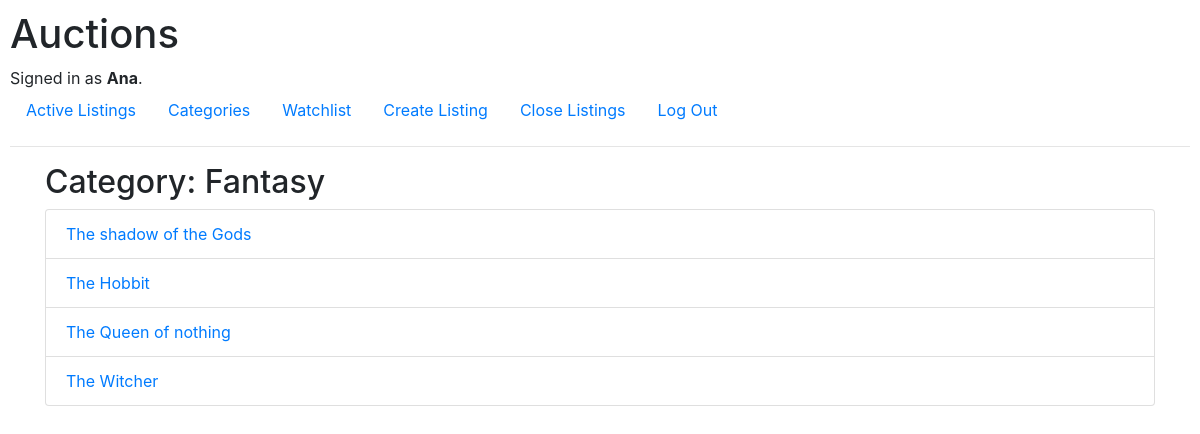
/category/Fantasy (signed in), run on the app's committed database.
### auctions/models.py (models this page shows, shortened)
class User(AbstractUser):
    pass

class Category(models.Model):
    name = models.CharField(max_length=64, unique=True)

class Listing(models.Model):
    title = models.CharField(max_length=100)
    description = models.TextField()
    starting_bid = models.DecimalField(max_digits=10, decimal_places=2)
    current_price = models.DecimalField(max_digits=10, decimal_places=2, null=True, blank=True)
    image_url = models.URLField(blank=True, null=True)
    category = models.ForeignKey(Category, on_delete=models.SET_NULL, null=True, blank=True)
    created_by = models.ForeignKey(User, on_delete=models.CASCADE, related_name="listings")
    active = models.BooleanField(default=True)  # True if auction is active
    created_at = models.DateTimeField(auto_now_add=True)

### auctions/views.py (the view)
# urls.py: path("category/<str:category_name>", views.category_listings, name="category_listings"),
def category_listings(request, category_name):
    category = get_object_or_404(Category, name=category_name)
    listings = Listing.objects.filter(category=category, active=True)
    return render(request, "auctions/category_listings.html", {"category": category, "listings": listings})

### auctions/views.py (called while the page is built)
def datos_globales(request):
    count = 0
    if request.user.is_authenticated:
        watchlist_items = Watchlist.objects.filter(user=request.user)
        count = watchlist_items.count()
    return {
        'count_watch_list': count
    }

### auctions/templates/auctions/category_listings.html (shortened to what this page needs)
{% extends "auctions/layout.html" %}
{% block body %}
<div class="container">
    <h2>Category: {{ category.name }}</h2>
    <ul class="list-group">
      {% for listing in listings %}
        <li class="list-group-item">
          <a href="{% url 'listing_page' listing.id %}">{{ listing.title }}</a>
        </li>
      {% empty %}
        <p>No listings in this category.</p>
      {% endfor %}
    </ul>
  </div>
{% endblock %}

### auctions/templates/auctions/layout.html (shortened to what this page needs)
{% load static %}
<!DOCTYPE html>
<html lang="en">
  <head>
    <link
      rel="stylesheet"
      href="https://stackpath.bootstrapcdn.com/bootstrap/4.4.1/css/bootstrap.min.css"
    />
    <link href="{% static 'auctions/styles.css' %}" rel="stylesheet" />
  </head>
  <body>
    <h1>Auctions</h1>
    <div>
        {% if user.is_authenticated %}
          Signed in as <strong>{{ user.username }}</strong>.
        {% else %}
          Not signed in.
        {% endif %}
      </div>
      <ul class="nav">
        <li class="nav-item">
          <a class="nav-link" href="{% url 'index' %}">Active Listings</a>
        </li>
        {% if user.is_authenticated %}
          <li class="nav-item">
            <a class="nav-link" href="{% url 'categories' %}">Categories</a>
          </li>
          {% if count_watch_list > 0 %}
          <li class="nav-item">
            <a class="nav-link" href="{% url 'watchlist' %}">Watchlist <span class="text-white bg-secondary px-1 rounded">{{ count_watch_list }}</span></a>
          </li>
          {% else %}
          <li class="nav-item">
            <a class="nav-link" href="{% url 'watchlist' %}">Watchlist</a>
          </li>
          {% endif %}
          <li class="nav-item">
            <a class="nav-link" href="{% url 'create_listing' %}">Create Listing</a>
          </li>
          <li class="nav-item">
            <a class="nav-link" href="{% url 'close_listings' %}">Close Listings</a>
          </li>
          <li class="nav-item">
            <a class="nav-link" href="{% url 'logout' %}">Log Out</a>
          </li>
        {% endif %}
      </ul>
      <hr />
    {% block body %}
    {% endblock %}
  </body>
</html>

### auctions/static/auctions/styles.css (style rules this page uses)
body { padding: 10px; }

### data on the page
User: username "Ana"
Category: name "Fantasy"
Listing: title "The shadow of the Gods"
Listing: title "The Hobbit"
Listing: title "The Queen of nothing"
Listing: title "The Witcher"
